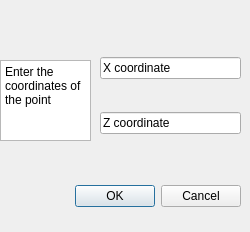
<?xml version="1.0" encoding="UTF-8"?>
<ui version="4.0">
 <class>AddPointDialog</class>
 <widget class="QDialog" name="AddPointDialog">
  <property name="geometry">
   <rect>
    <x>0</x>
    <y>0</y>
    <width>250</width>
    <height>232</height>
   </rect>
  </property>
  <property name="windowTitle">
   <string>Add Point</string>
  </property>
  <widget class="QDialogButtonBox" name="buttonBox">
   <property name="geometry">
    <rect>
     <x>70</x>
     <y>180</y>
     <width>171</width>
     <height>32</height>
    </rect>
   </property>
   <property name="orientation">
    <enum>Qt::Horizontal</enum>
   </property>
   <property name="standardButtons">
    <set>QDialogButtonBox::Cancel|QDialogButtonBox::Ok</set>
   </property>
  </widget>
  <widget class="QWidget" name="verticalLayoutWidget">
   <property name="geometry">
    <rect>
     <x>100</x>
     <y>30</y>
     <width>141</width>
     <height>131</height>
    </rect>
   </property>
   <layout class="QVBoxLayout" name="verticalLayout">
    <item>
     <widget class="QLineEdit" name="xLineEdit">
      <property name="text">
       <string>X coordinate </string>
      </property>
     </widget>
    </item>
    <item>
     <widget class="QLineEdit" name="zLineEdit">
      <property name="text">
       <string>Z coordinate</string>
      </property>
     </widget>
    </item>
   </layout>
  </widget>
  <widget class="QTextBrowser" name="textBrowser">
   <property name="geometry">
    <rect>
     <x>0</x>
     <y>60</y>
     <width>91</width>
     <height>81</height>
    </rect>
   </property>
   <property name="html">
    <string>&lt;!DOCTYPE HTML PUBLIC &quot;-//W3C//DTD HTML 4.0//EN&quot; &quot;http://www.w3.org/TR/REC-html40/strict.dtd&quot;&gt;
&lt;html&gt;&lt;head&gt;&lt;meta name=&quot;qrichtext&quot; content=&quot;1&quot; /&gt;&lt;meta charset=&quot;utf-8&quot; /&gt;&lt;style type=&quot;text/css&quot;&gt;
p, li { white-space: pre-wrap; }
hr { height: 1px; border-width: 0; }
li.unchecked::marker { content: &quot;\2610&quot;; }
li.checked::marker { content: &quot;\2612&quot;; }
&lt;/style&gt;&lt;/head&gt;&lt;body style=&quot; font-family:'Segoe UI'; font-size:9pt; font-weight:400; font-style:normal;&quot;&gt;
&lt;p style=&quot; margin-top:0px; margin-bottom:0px; margin-left:0px; margin-right:0px; -qt-block-indent:0; text-indent:0px;&quot;&gt;Enter the coordinates of the point&lt;/p&gt;&lt;/body&gt;&lt;/html&gt;</string>
   </property>
  </widget>
 </widget>
 <resources/>
 <connections>
  <connection>
   <sender>buttonBox</sender>
   <signal>accepted()</signal>
   <receiver>AddPointDialog</receiver>
   <slot>accept()</slot>
   <hints>
    <hint type="sourcelabel">
     <x>248</x>
     <y>254</y>
    </hint>
    <hint type="destinationlabel">
     <x>157</x>
     <y>274</y>
    </hint>
   </hints>
  </connection>
  <connection>
   <sender>buttonBox</sender>
   <signal>rejected()</signal>
   <receiver>AddPointDialog</receiver>
   <slot>reject()</slot>
   <hints>
    <hint type="sourcelabel">
     <x>316</x>
     <y>260</y>
    </hint>
    <hint type="destinationlabel">
     <x>286</x>
     <y>274</y>
    </hint>
   </hints>
  </connection>
 </connections>
</ui>
